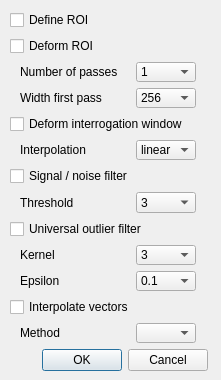
<?xml version="1.0" encoding="UTF-8"?>
<ui version="4.0">
 <class>Dialog</class>
 <widget class="QDialog" name="Dialog">
  <property name="geometry">
   <rect>
    <x>0</x>
    <y>0</y>
    <width>221</width>
    <height>380</height>
   </rect>
  </property>
  <property name="windowTitle">
   <string>Dialog</string>
  </property>
  <widget class="QWidget" name="">
   <property name="geometry">
    <rect>
     <x>10</x>
     <y>10</y>
     <width>198</width>
     <height>361</height>
    </rect>
   </property>
   <layout class="QVBoxLayout" name="verticalLayout_2">
    <item>
     <layout class="QVBoxLayout" name="verticalLayout">
      <item>
       <widget class="QCheckBox" name="checkBox">
        <property name="text">
         <string>Define ROI</string>
        </property>
       </widget>
      </item>
      <item>
       <widget class="QCheckBox" name="checkBox_2">
        <property name="text">
         <string>Deform ROI</string>
        </property>
       </widget>
      </item>
      <item>
       <layout class="QHBoxLayout" name="horizontalLayout">
        <item>
         <widget class="QLabel" name="label">
          <property name="maximumSize">
           <size>
            <width>100</width>
            <height>16777215</height>
           </size>
          </property>
          <property name="text">
           <string>Number of passes</string>
          </property>
         </widget>
        </item>
        <item>
         <widget class="QComboBox" name="comboBox">
          <property name="sizePolicy">
           <sizepolicy hsizetype="Fixed" vsizetype="Fixed">
            <horstretch>0</horstretch>
            <verstretch>0</verstretch>
           </sizepolicy>
          </property>
          <property name="minimumSize">
           <size>
            <width>60</width>
            <height>0</height>
           </size>
          </property>
          <item>
           <property name="text">
            <string>1</string>
           </property>
          </item>
         </widget>
        </item>
       </layout>
      </item>
      <item>
       <layout class="QHBoxLayout" name="horizontalLayout_2">
        <item>
         <widget class="QLabel" name="label_2">
          <property name="maximumSize">
           <size>
            <width>100</width>
            <height>16777215</height>
           </size>
          </property>
          <property name="text">
           <string>Width first pass</string>
          </property>
         </widget>
        </item>
        <item>
         <widget class="QComboBox" name="comboBox_2">
          <property name="sizePolicy">
           <sizepolicy hsizetype="Fixed" vsizetype="Fixed">
            <horstretch>0</horstretch>
            <verstretch>0</verstretch>
           </sizepolicy>
          </property>
          <property name="minimumSize">
           <size>
            <width>60</width>
            <height>0</height>
           </size>
          </property>
          <property name="maximumSize">
           <size>
            <width>60</width>
            <height>16777215</height>
           </size>
          </property>
          <item>
           <property name="text">
            <string>256</string>
           </property>
          </item>
          <item>
           <property name="text">
            <string>128</string>
           </property>
          </item>
          <item>
           <property name="text">
            <string>64</string>
           </property>
          </item>
          <item>
           <property name="text">
            <string>32</string>
           </property>
          </item>
          <item>
           <property name="text">
            <string>16</string>
           </property>
          </item>
         </widget>
        </item>
       </layout>
      </item>
      <item>
       <widget class="QCheckBox" name="checkBox_3">
        <property name="text">
         <string>Deform interrogation window</string>
        </property>
       </widget>
      </item>
      <item>
       <layout class="QHBoxLayout" name="horizontalLayout_3">
        <item>
         <widget class="QLabel" name="label_3">
          <property name="maximumSize">
           <size>
            <width>100</width>
            <height>16777215</height>
           </size>
          </property>
          <property name="text">
           <string>Interpolation</string>
          </property>
         </widget>
        </item>
        <item>
         <widget class="QComboBox" name="comboBox_3">
          <property name="sizePolicy">
           <sizepolicy hsizetype="Fixed" vsizetype="Fixed">
            <horstretch>0</horstretch>
            <verstretch>0</verstretch>
           </sizepolicy>
          </property>
          <property name="minimumSize">
           <size>
            <width>60</width>
            <height>0</height>
           </size>
          </property>
          <property name="maximumSize">
           <size>
            <width>60</width>
            <height>16777215</height>
           </size>
          </property>
          <item>
           <property name="text">
            <string>linear</string>
           </property>
          </item>
          <item>
           <property name="text">
            <string>piecewise</string>
           </property>
          </item>
         </widget>
        </item>
       </layout>
      </item>
      <item>
       <widget class="QCheckBox" name="checkBox_5">
        <property name="text">
         <string>Signal / noise filter</string>
        </property>
       </widget>
      </item>
      <item>
       <layout class="QHBoxLayout" name="horizontalLayout_4">
        <item>
         <widget class="QLabel" name="label_4">
          <property name="maximumSize">
           <size>
            <width>100</width>
            <height>16777215</height>
           </size>
          </property>
          <property name="text">
           <string>Threshold</string>
          </property>
         </widget>
        </item>
        <item>
         <widget class="QComboBox" name="comboBox_4">
          <property name="sizePolicy">
           <sizepolicy hsizetype="Fixed" vsizetype="Fixed">
            <horstretch>0</horstretch>
            <verstretch>0</verstretch>
           </sizepolicy>
          </property>
          <property name="minimumSize">
           <size>
            <width>60</width>
            <height>0</height>
           </size>
          </property>
          <property name="maximumSize">
           <size>
            <width>60</width>
            <height>16777215</height>
           </size>
          </property>
          <item>
           <property name="text">
            <string>3</string>
           </property>
          </item>
          <item>
           <property name="text">
            <string>2</string>
           </property>
          </item>
          <item>
           <property name="text">
            <string>1</string>
           </property>
          </item>
         </widget>
        </item>
       </layout>
      </item>
      <item>
       <widget class="QCheckBox" name="checkBox_4">
        <property name="text">
         <string>Universal outlier filter</string>
        </property>
       </widget>
      </item>
      <item>
       <layout class="QHBoxLayout" name="horizontalLayout_5">
        <item>
         <widget class="QLabel" name="label_5">
          <property name="maximumSize">
           <size>
            <width>100</width>
            <height>16777215</height>
           </size>
          </property>
          <property name="text">
           <string>Kernel</string>
          </property>
         </widget>
        </item>
        <item>
         <widget class="QComboBox" name="comboBox_5">
          <property name="sizePolicy">
           <sizepolicy hsizetype="Fixed" vsizetype="Fixed">
            <horstretch>0</horstretch>
            <verstretch>0</verstretch>
           </sizepolicy>
          </property>
          <property name="minimumSize">
           <size>
            <width>60</width>
            <height>0</height>
           </size>
          </property>
          <property name="maximumSize">
           <size>
            <width>60</width>
            <height>16777215</height>
           </size>
          </property>
          <item>
           <property name="text">
            <string>3</string>
           </property>
          </item>
          <item>
           <property name="text">
            <string>5</string>
           </property>
          </item>
          <item>
           <property name="text">
            <string>7</string>
           </property>
          </item>
         </widget>
        </item>
       </layout>
      </item>
      <item>
       <layout class="QHBoxLayout" name="horizontalLayout_6">
        <item>
         <widget class="QLabel" name="label_6">
          <property name="maximumSize">
           <size>
            <width>100</width>
            <height>16777215</height>
           </size>
          </property>
          <property name="text">
           <string>Epsilon</string>
          </property>
         </widget>
        </item>
        <item>
         <widget class="QComboBox" name="comboBox_6">
          <property name="sizePolicy">
           <sizepolicy hsizetype="Fixed" vsizetype="Fixed">
            <horstretch>0</horstretch>
            <verstretch>0</verstretch>
           </sizepolicy>
          </property>
          <property name="minimumSize">
           <size>
            <width>60</width>
            <height>0</height>
           </size>
          </property>
          <property name="maximumSize">
           <size>
            <width>60</width>
            <height>16777215</height>
           </size>
          </property>
          <item>
           <property name="text">
            <string>0.1</string>
           </property>
          </item>
          <item>
           <property name="text">
            <string>0.15</string>
           </property>
          </item>
          <item>
           <property name="text">
            <string>0.2</string>
           </property>
          </item>
          <item>
           <property name="text">
            <string>0.25</string>
           </property>
          </item>
          <item>
           <property name="text">
            <string>0.3</string>
           </property>
          </item>
         </widget>
        </item>
       </layout>
      </item>
      <item>
       <widget class="QCheckBox" name="checkBox_6">
        <property name="text">
         <string>Interpolate vectors</string>
        </property>
       </widget>
      </item>
      <item>
       <layout class="QHBoxLayout" name="horizontalLayout_7">
        <item>
         <widget class="QLabel" name="label_7">
          <property name="maximumSize">
           <size>
            <width>100</width>
            <height>16777215</height>
           </size>
          </property>
          <property name="text">
           <string>Method</string>
          </property>
         </widget>
        </item>
        <item>
         <widget class="QComboBox" name="comboBox_7">
          <property name="sizePolicy">
           <sizepolicy hsizetype="Fixed" vsizetype="Fixed">
            <horstretch>0</horstretch>
            <verstretch>0</verstretch>
           </sizepolicy>
          </property>
          <property name="minimumSize">
           <size>
            <width>60</width>
            <height>0</height>
           </size>
          </property>
          <property name="maximumSize">
           <size>
            <width>60</width>
            <height>16777215</height>
           </size>
          </property>
         </widget>
        </item>
       </layout>
      </item>
     </layout>
    </item>
    <item>
     <widget class="QDialogButtonBox" name="buttonBox">
      <property name="orientation">
       <enum>Qt::Horizontal</enum>
      </property>
      <property name="standardButtons">
       <set>QDialogButtonBox::Cancel|QDialogButtonBox::Ok</set>
      </property>
     </widget>
    </item>
   </layout>
  </widget>
 </widget>
 <resources/>
 <connections>
  <connection>
   <sender>buttonBox</sender>
   <signal>accepted()</signal>
   <receiver>Dialog</receiver>
   <slot>accept()</slot>
   <hints>
    <hint type="sourcelabel">
     <x>248</x>
     <y>254</y>
    </hint>
    <hint type="destinationlabel">
     <x>157</x>
     <y>274</y>
    </hint>
   </hints>
  </connection>
  <connection>
   <sender>buttonBox</sender>
   <signal>rejected()</signal>
   <receiver>Dialog</receiver>
   <slot>reject()</slot>
   <hints>
    <hint type="sourcelabel">
     <x>316</x>
     <y>260</y>
    </hint>
    <hint type="destinationlabel">
     <x>286</x>
     <y>274</y>
    </hint>
   </hints>
  </connection>
 </connections>
</ui>
